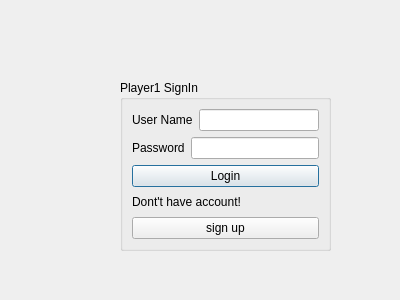
<?xml version="1.0" encoding="UTF-8"?>
<ui version="4.0">
 <class>signin</class>
 <widget class="QDialog" name="signin">
  <property name="geometry">
   <rect>
    <x>0</x>
    <y>0</y>
    <width>400</width>
    <height>300</height>
   </rect>
  </property>
  <property name="windowTitle">
   <string>Dialog</string>
  </property>
  <widget class="QGroupBox" name="groupBox">
   <property name="geometry">
    <rect>
     <x>120</x>
     <y>80</y>
     <width>211</width>
     <height>171</height>
    </rect>
   </property>
   <property name="title">
    <string>Player1 SignIn</string>
   </property>
   <layout class="QVBoxLayout" name="verticalLayout_2">
    <item>
     <layout class="QVBoxLayout" name="verticalLayout">
      <item>
       <layout class="QHBoxLayout" name="horizontalLayout_3">
        <item>
         <widget class="QLabel" name="label">
          <property name="text">
           <string>User Name</string>
          </property>
         </widget>
        </item>
        <item>
         <widget class="QLineEdit" name="lineEdit_username"/>
        </item>
       </layout>
      </item>
      <item>
       <layout class="QHBoxLayout" name="horizontalLayout">
        <item>
         <widget class="QLabel" name="label_2">
          <property name="text">
           <string>Password</string>
          </property>
         </widget>
        </item>
        <item>
         <widget class="QLineEdit" name="lineEdit_password"/>
        </item>
       </layout>
      </item>
     </layout>
    </item>
    <item>
     <widget class="QPushButton" name="pushButton_login">
      <property name="text">
       <string>Login</string>
      </property>
     </widget>
    </item>
    <item>
     <widget class="QLabel" name="label_3">
      <property name="text">
       <string>Dont't have account!</string>
      </property>
     </widget>
    </item>
    <item>
     <widget class="QPushButton" name="pushButton_signup1">
      <property name="text">
       <string>sign up</string>
      </property>
     </widget>
    </item>
   </layout>
  </widget>
 </widget>
 <resources/>
 <connections/>
</ui>
